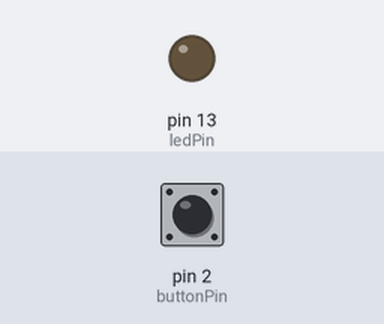
The sketch below on a simulated Arduino Uno, built with avr-gcc and run on an emulated ATmega328P. Shown: output pins drawn as LEDs (lit = HIGH). The inputs (shaded band) are chosen by the test bench; at power-on: pin 2 (buttonPin) LOW.

Above: at 4.4 s.
4.5 s: pin 2 (buttonPin) pulled HIGH for 0.2 s
At 5.0 s:
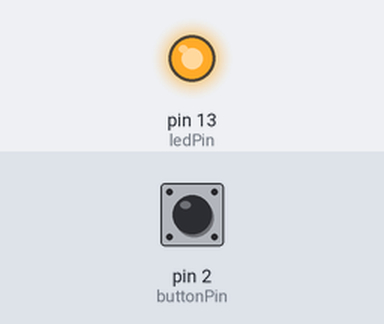
Timing chart, 0 to 13.5 s (numbered marks = the images above; inputs shaded):
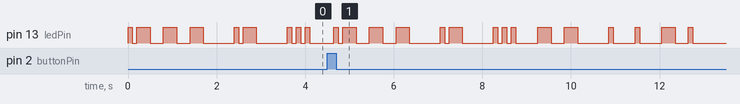

The sketch:

BlinkTaskJasmeen.ino
```cpp
// LED is connected to digital pin 13
const int ledPin = 13;
// Push button is connected to digital pin 2
const int buttonPin = 2;

int buttonState = 0;  // it will store the state of push button
int sequenceIndex = 0;  // to keep track of the Morse code sequence

void setup() {
  pinMode(ledPin, OUTPUT);
  pinMode(buttonPin, INPUT);
}

void loop() {
  buttonState = digitalRead(buttonPin);
  if (buttonState == HIGH) {
  sequenceIndex = 0;  // it will reset the sequence index of the morse code when the button is pressed
  delay(50);
  }

  if (sequenceIndex < strlen("JASMEeN")) {
  blinkMorseName("JASMEeN"[sequenceIndex]);
  sequenceIndex++;
  delay(400);  // to have 400ms delay between letters
  }
}

void blinkMorseName(char c) {
  switch (c) {
  case 'J':
  blinkMorseDot();
  blinkMorseDash();
  blinkMorseDash();
  blinkMorseDash();
  break;
  case 'A':
  blinkMorseDot();
  blinkMorseDash();
  break;
  case 'S':
  blinkMorseDot();
  blinkMorseDot();
  blinkMorseDot();
  break;
  case 'M':
  blinkMorseDash();
  blinkMorseDash();
  break;
  case 'E':
  blinkMorseDot();
  break;
  case 'e':
  blinkMorseDot();
  break;
  case 'N':
  blinkMorseDash();
  blinkMorseDot();  ;
  break;
  default:
  break;
  }
}

void blinkMorseDot() {
  digitalWrite(ledPin, HIGH);
  delay(100);
  digitalWrite(ledPin, LOW);
  delay(100);
}

void blinkMorseDash() {
  digitalWrite(ledPin, HIGH);
  delay(300);
  digitalWrite(ledPin, LOW);
  delay(300);
}
```
